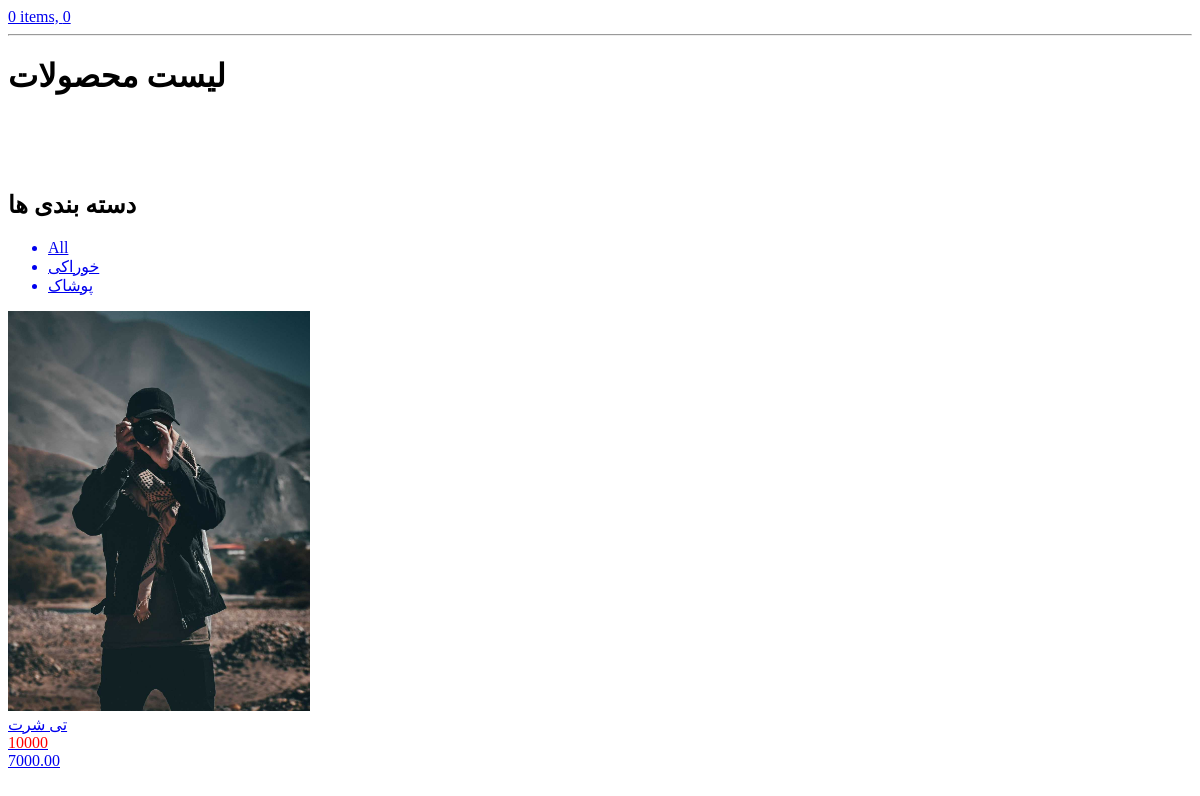
The app's page /, older data.
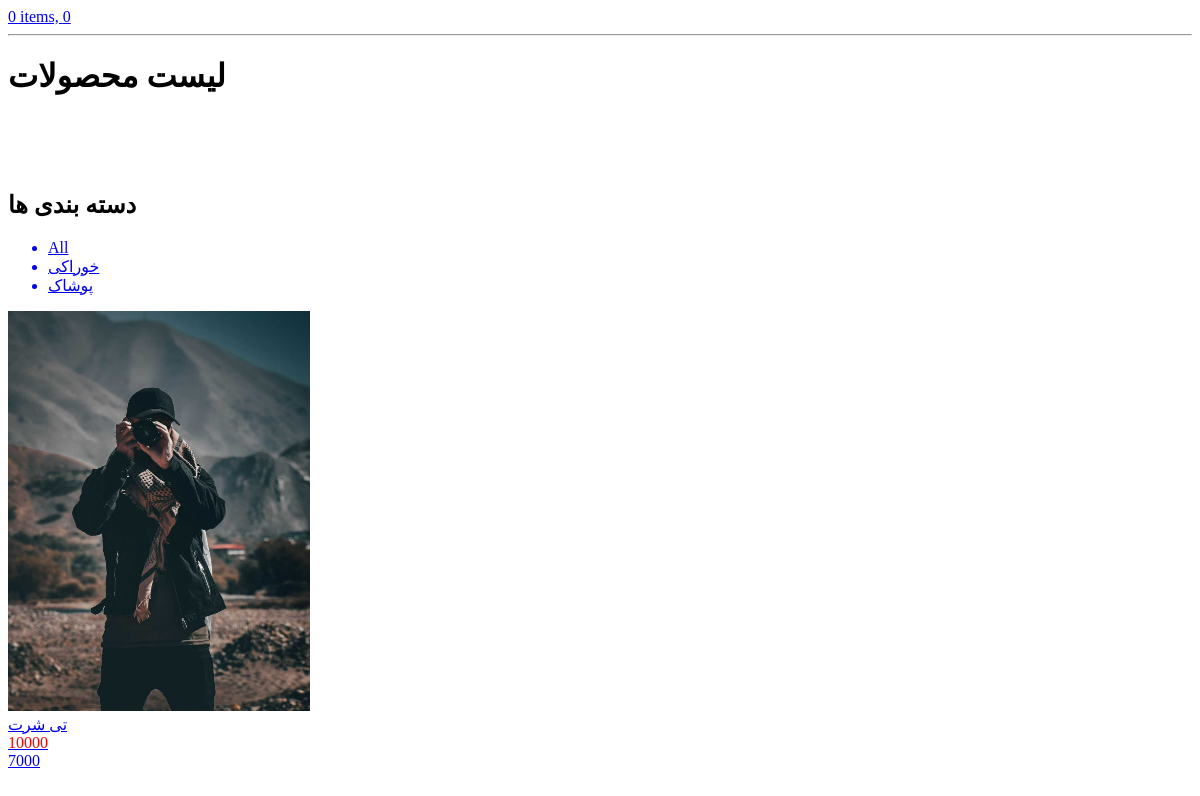
The same page, newer data.
### shop/models.py (models this page shows, shortened)
class Product(models.Model):
    category = models.ForeignKey(Category, on_delete=models.CASCADE, related_name='products')
    name = models.CharField(max_length=50)
    slug = models.SlugField(max_length=50, unique=True)
    description = models.TextField()
    price = models.PositiveIntegerField()
    offer = models.DecimalField(max_digits=10, decimal_places=2)
    new_price = models.PositiveIntegerField(blank=True)
    weight = models.PositiveIntegerField()
    created = models.DateTimeField(auto_now_add=True)
    updated = models.DateTimeField(auto_now=True)
    inventory = models.IntegerField(default=0)
    class Meta:
        ordering = ['-created']
        indexes = [
            models.Index(fields=['-created'], name='-created'),
            models.Index(fields=['name'], name='name'),
        ]

class Image(models.Model):
    product = models.ForeignKey(Product, on_delete=models.CASCADE, related_name='images')
    name = models.CharField(max_length=50, blank=True, null=True)
    description = models.TextField(blank=True, null=True)
    image = models.ImageField(upload_to='images/')
    created = models.DateTimeField(auto_now_add=True)
    updated = models.DateTimeField(auto_now=True)
    class Meta:
        ordering = ['-created']

### shop/views.py (the view)
# urls.py: path('', views.index, name='index'),
def index(request, category_slug=None):
    category = None
    products = Product.objects.all()
    categories = Category.objects.all()
    if category_slug:
        category = Category.objects.get(slug=category_slug)
        products = products.filter(category=category)
    context ={
        'category':category,
        'products':products,
        'category_slug':category_slug,
        'categories':categories,
    }
    return render(request, 'shop/product_list.html', context)

### cart/cart.py (called while the page is built)
    def get_total_price(self):
        price = sum(item['price'] * item['quantity'] for item in self.cart.values())
        return price

    def __len__(self):
        return sum(item['quantity'] for item in self.cart.values())

### cart/context_processors.py (called while the page is built)
def cart(request):
    return {'cart': Cart(request)}

### shop/templates/shop/product_list.html (shortened to what this page needs)
{% extends 'parent/base.html' %}
{% load static %}
{% block content %}
    {% if category %}
        <h1>لیست محصولات {{ category.name }}</h1>
    {% else %}
        <h1>لیست محصولات</h1>
    {% endif %}
    <br><br><br>
    <div class="category">
        <h2>دسته بندی ها</h2>
        <ul>
            <a href="{% url 'shop:index' %}"><li>All</li></a>
            {% for category in categories %}
                <a href="{% url 'shop:index_by_slug' category.slug %}"><li>{{ category.name }}</li></a>
            {% endfor %}
        </ul>
    </div>
    <div class="product-box">
        {% for product in products %}
            <a href="{% url 'shop:product_detail' product.slug product.id %}">
               <img style="height: 400px;width: auto;" src="{{ product.images.first.image.url }}">
                <br>
                {{ product.name }}
                <br>
                {% if product.offer %}
                    <div style="color: red;">{{ product.price }}</div>
                {% endif %}
                {{ product.new_price }}
            </a>
        {% endfor %}
    </div>
{% endblock %}

Row changes from the older to the newer data that the page shows:
changed Product "تی شرت": new_price "7000.00" → "7000"
